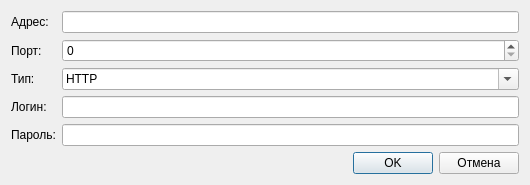
<?xml version="1.0" encoding="UTF-8"?>
<ui version="4.0">
 <class>ProxySettingsDialog</class>
 <widget class="QDialog" name="ProxySettingsDialog">
  <property name="windowModality">
   <enum>Qt::NonModal</enum>
  </property>
  <property name="geometry">
   <rect>
    <x>0</x>
    <y>0</y>
    <width>530</width>
    <height>181</height>
   </rect>
  </property>
  <property name="windowTitle">
   <string>Настройки прокси-сервера</string>
  </property>
  <layout class="QVBoxLayout" name="verticalLayout">
   <item>
    <layout class="QFormLayout" name="formLayout">
     <property name="sizeConstraint">
      <enum>QLayout::SetDefaultConstraint</enum>
     </property>
     <property name="fieldGrowthPolicy">
      <enum>QFormLayout::AllNonFixedFieldsGrow</enum>
     </property>
     <item row="0" column="0">
      <widget class="QLabel" name="label">
       <property name="text">
        <string>Адрес:</string>
       </property>
      </widget>
     </item>
     <item row="0" column="1">
      <widget class="QLineEdit" name="addressEdit"/>
     </item>
     <item row="1" column="0">
      <widget class="QLabel" name="label_2">
       <property name="text">
        <string>Порт:</string>
       </property>
      </widget>
     </item>
     <item row="1" column="1">
      <widget class="QSpinBox" name="portSpinBox">
       <property name="maximum">
        <number>65535</number>
       </property>
      </widget>
     </item>
     <item row="2" column="0">
      <widget class="QLabel" name="label_3">
       <property name="text">
        <string>Тип:</string>
       </property>
      </widget>
     </item>
     <item row="2" column="1">
      <widget class="QComboBox" name="typeComboBox">
       <property name="editable">
        <bool>true</bool>
       </property>
       <item>
        <property name="text">
         <string>HTTP</string>
        </property>
       </item>
       <item>
        <property name="text">
         <string>SOCKS5</string>
        </property>
       </item>
      </widget>
     </item>
     <item row="3" column="0">
      <widget class="QLabel" name="label_4">
       <property name="text">
        <string>Логин:</string>
       </property>
      </widget>
     </item>
     <item row="3" column="1">
      <widget class="QLineEdit" name="loginEdit"/>
     </item>
     <item row="4" column="0">
      <widget class="QLabel" name="label_5">
       <property name="text">
        <string>Пароль:</string>
       </property>
      </widget>
     </item>
     <item row="4" column="1">
      <widget class="QLineEdit" name="passwordEdit">
       <property name="echoMode">
        <enum>QLineEdit::Password</enum>
       </property>
      </widget>
     </item>
    </layout>
   </item>
   <item>
    <spacer name="verticalSpacer">
     <property name="orientation">
      <enum>Qt::Vertical</enum>
     </property>
     <property name="sizeHint" stdset="0">
      <size>
       <width>20</width>
       <height>40</height>
      </size>
     </property>
    </spacer>
   </item>
   <item>
    <layout class="QHBoxLayout" name="horizontalLayout_2">
     <item>
      <spacer name="horizontalSpacer">
       <property name="orientation">
        <enum>Qt::Horizontal</enum>
       </property>
       <property name="sizeHint" stdset="0">
        <size>
         <width>40</width>
         <height>20</height>
        </size>
       </property>
      </spacer>
     </item>
     <item>
      <widget class="QPushButton" name="okButton">
       <property name="text">
        <string>OK</string>
       </property>
      </widget>
     </item>
     <item>
      <widget class="QPushButton" name="cancelButton">
       <property name="text">
        <string>Отмена</string>
       </property>
      </widget>
     </item>
    </layout>
   </item>
  </layout>
 </widget>
 <resources/>
 <connections>
  <connection>
   <sender>okButton</sender>
   <signal>clicked()</signal>
   <receiver>ProxySettingsDialog</receiver>
   <slot>accept()</slot>
   <hints>
    <hint type="sourcelabel">
     <x>401</x>
     <y>282</y>
    </hint>
    <hint type="destinationlabel">
     <x>264</x>
     <y>151</y>
    </hint>
   </hints>
  </connection>
  <connection>
   <sender>cancelButton</sender>
   <signal>clicked()</signal>
   <receiver>ProxySettingsDialog</receiver>
   <slot>reject()</slot>
   <hints>
    <hint type="sourcelabel">
     <x>482</x>
     <y>282</y>
    </hint>
    <hint type="destinationlabel">
     <x>264</x>
     <y>151</y>
    </hint>
   </hints>
  </connection>
 </connections>
</ui>
